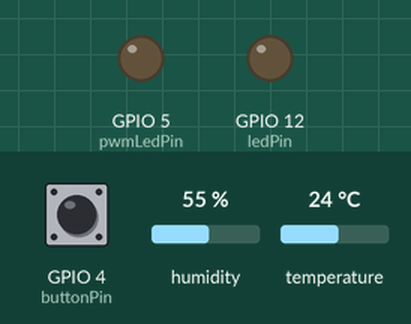
A sketch run on a simulated ESP8266 (NodeMCU). Parts: output pins drawn as LEDs (lit = HIGH). Inputs (shaded band) come from the test bench; at power-on: GPIO 4 (buttonPin) LOW, humidity 55 %, temperature 24 °C. WiFi joins after 1.5 s; servers stay silent unless stated.

Above: at 2.7 s.
2.8 s: GPIO 4 (buttonPin) pulled HIGH for 0.15 s
At 4.0 s:
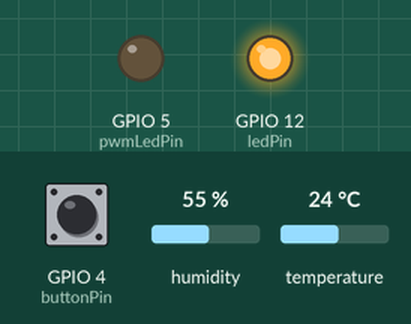
4.4 s: GPIO 4 (buttonPin) pulled HIGH for 1 s
At 5.3 s:
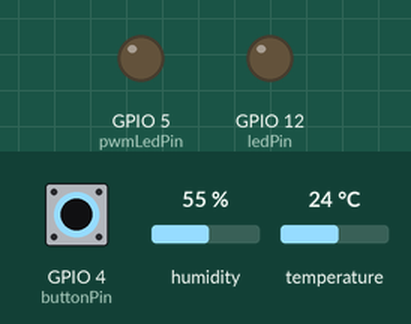
6.9 s: GPIO 4 (buttonPin) pulled HIGH for 3.2 s
At 8.4 s:
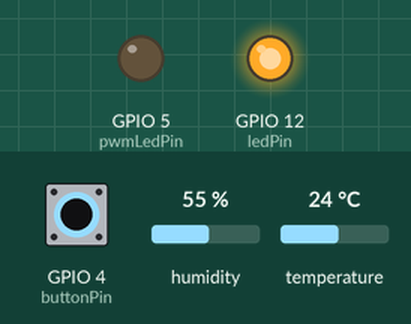
Timing chart, 0 to 9.9 s (numbered marks = the images above; inputs shaded):
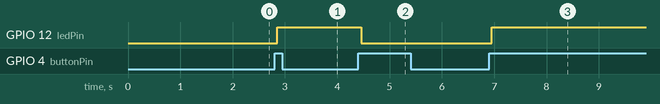

Measured:
- after the input at 2.8 s, GPIO 12 (ledPin): LOW → HIGH after 0.05 s
- after the input at 4.4 s, GPIO 12 (ledPin): HIGH → LOW after 0.05 s
- after the input at 6.9 s, GPIO 12 (ledPin): LOW → HIGH after 0.05 s

The sketch:

4.7_Tugas.ino
```cpp
#include <ESP8266WiFi.h>
#include <ESPAsyncTCP.h>
#include <ESPAsyncWebServer.h>
#include <DHT.h>

const char* ssid = "E";
const char* password = "88888888";

// Konfigurasi Pin Praktikum 1 & Tugas 4.7
const byte dhtPin = 2;        // D4 (GPIO 2)
const byte buttonPin = 4;     // D2 (GPIO 4)
const byte ledPin = 12;       // D6 (GPIO 12) - LED On/Off Utama
const byte pwmLedPin = 5;     // D1 (GPIO 5) - LED Dimmer (Tugas 4.7)

DHT dht(dhtPin, DHT22);

// Variabel Pelacak Status (State & Cache)
bool ledState = false;
String currentTemp = "--";
int buttonState;
int lastButtonState = LOW;
unsigned long lastDebounceTime = 0;
const unsigned long debounceDelay = 50;
unsigned long lastTime = 0;
String currentPwm = "0"; // Menyimpan nilai PWM terakhir untuk sinkronisasi web

AsyncWebServer server(80);
AsyncWebSocket ws("/ws");

// ---------------- HTML & JAVASCRIPT (FRONT-END) ----------------
const char index_html[] PROGMEM = R"rawliteral(
<!DOCTYPE html>
<html>
<head>
  <meta name="viewport" content="width=device-width, initial-scale=1">
  <title>Real-Time IoT Web</title>
  <style>
    body { font-family: Arial; text-align: center; background-color: #f9f9f9; }
    .card { background: white; margin: 20px auto; padding: 20px; max-width: 320px; border-radius: 10px; box-shadow: 0 4px 8px rgba(0,0,0,0.1); }
    button { padding: 15px 30px; font-size: 20px; border-radius: 5px; cursor: pointer; color: white; border: none; }
    .btn-on { background-color: #4CAF50; }
    .btn-off { background-color: #f44336; }
    input[type=range] { width: 100%; margin-top: 15px; }
  </style>
</head>
<body>
  <h1>Smart Room Dashboard</h1>

  <div class="card">
    <h2>Suhu: <span id="tempValue">--</span> &deg;C</h2>
  </div>

  <div class="card">
    <h2>LED Utama: <span id="ledStatus">OFF</span></h2>
    <button id="toggleBtn" class="btn-off" onclick="toggleLed()">Turn ON</button>
  </div>

  <!-- KARTU BARU UNTUK TUGAS 4.7 -->
  <div class="card">
    <h2>Dimmer LED (PWM)</h2>
    <p>Intensitas: <span id="pwmValue">0</span></p>
    <!-- Menggunakan event oninput agar transmisi data dikirim persis saat jari menggeser layar -->
    <input type="range" min="0" max="1023" value="0" id="pwmSlider" oninput="sendPWM(this.value)">
  </div>

  <script>
    var gateway = `ws://${window.location.hostname}/ws`;
    var websocket;

    window.addEventListener('load', onLoad);
    function onLoad(event) { initWebSocket(); }

    function initWebSocket() {
      websocket = new WebSocket(gateway);
      websocket.onopen    = onOpen;
      websocket.onclose   = onClose;
      websocket.onmessage = onMessage;
    }

    function onOpen(event) { console.log('WebSocket Terkoneksi'); }
    function onClose(event) { setTimeout(initWebSocket, 2000); }

    function toggleLed(){
      websocket.send('toggle');
    }

    // FUNGSI JAVASCRIPT BARU (TUGAS 4.7)
    function sendPWM(value) {
      document.getElementById('pwmValue').innerHTML = value; // Perbarui angka teks di layar
      websocket.send('pwm,' + value); // Kirimkan format paket "pwm,angka" ke NodeMCU
    }

    function onMessage(event) {
      var dataObj = JSON.parse(event.data);

      if(dataObj.suhu !== undefined) {
         document.getElementById('tempValue').innerHTML = dataObj.suhu;
      }

      if(dataObj.led !== undefined) {
         var btn = document.getElementById('toggleBtn');
         var status = document.getElementById('ledStatus');
         if(dataObj.led == "1"){
           status.innerHTML = "ON";
           btn.innerHTML = "Turn OFF";
           btn.className = "btn-on";
         } else {
           status.innerHTML = "OFF";
           btn.innerHTML = "Turn ON";
           btn.className = "btn-off";
         }
      }

      // Sinkronisasi posisi slider jika halaman di-refresh / dibuka dari HP lain
      if(dataObj.pwm !== undefined) {
         document.getElementById('pwmSlider').value = dataObj.pwm;
         document.getElementById('pwmValue').innerHTML = dataObj.pwm;
      }
    }
  </script>
</body>
</html>
)rawliteral";

// ---------------- BACK-END & WEBSOCKET LOGIC ----------------

void notifyClients() {
  String jsonString = "{\"led\":\"" + String(ledState ? 1 : 0) + "\", ";
  jsonString += "\"suhu\":\"" + currentTemp + "\", ";
  jsonString += "\"pwm\":\"" + currentPwm + "\"}"; // Menyisipkan state PWM
  ws.textAll(jsonString);
}

void handleWebSocketMessage(void *arg, uint8_t *data, size_t len) {
  AwsFrameInfo *info = (AwsFrameInfo*)arg;
  if (info->final && info->index == 0 && info->len == len && info->opcode == WS_TEXT) {
    data[len] = 0;
    String message = (char*)data;

    // Logika 1: Kendali LED Utama (Praktikum 1)
    if (message == "toggle") {
      ledState = !ledState;
      notifyClients();
    }

    // Logika 2: Kendali Dimmer Slider (Tugas 4.7)
    else if (message.startsWith("pwm,")) {
      // Potong string mulai dari indeks ke-4 (setelah kata "pwm,")
      String pwmValueStr = message.substring(4);

      // Ubah teks angka menjadi integer murni
      int pwmValue = pwmValueStr.toInt();

      // Simpan state & eksekusi fitur analogWrite (PWM) untuk meredup/terangkan LED
      currentPwm = pwmValueStr;
      analogWrite(pwmLedPin, pwmValue);
    }
  }
}

void onEvent(AsyncWebSocket *server, AsyncWebSocketClient *client, AwsEventType type,
             void *arg, uint8_t *data, size_t len) {
  switch (type) {
    case WS_EVT_CONNECT:
      notifyClients(); // Kirim semua data (termasuk posisi slider) ke klien baru
      break;
    case WS_EVT_DISCONNECT:
      break;
    case WS_EVT_DATA:
      handleWebSocketMessage(arg, data, len);
      break;
  }
}

void setup() {
  Serial.begin(115200);

  pinMode(buttonPin, INPUT);

  pinMode(ledPin, OUTPUT);
  digitalWrite(ledPin, LOW);

  // INISIALISASI PIN PWM (Tugas 4.7)
  pinMode(pwmLedPin, OUTPUT);
  analogWrite(pwmLedPin, 0); // Pastikan LED mati saat NodeMCU pertama menyala

  dht.begin();

  WiFi.mode(WIFI_STA);
  WiFi.begin(ssid, password);
  while (WiFi.status() != WL_CONNECTED) { delay(500); }

  server.on("/", HTTP_GET, [](AsyncWebServerRequest *request){
    request->send_P(200, "text/html", index_html);
  });

  ws.onEvent(onEvent);
  server.addHandler(&ws);
  server.begin();
}

void loop() {
  ws.cleanupClients();

  // Eksekusi perangkat keras LED Utama
  digitalWrite(ledPin, ledState ? HIGH : LOW);

  // Baca Tombol Fisik (Debounce)
  int reading = digitalRead(buttonPin);
  if (reading != lastButtonState) {
    lastDebounceTime = millis();
  }
  if ((millis() - lastDebounceTime) > debounceDelay) {
    if (reading != buttonState) {
      buttonState = reading;
      if (buttonState == HIGH) {
        ledState = !ledState;
        notifyClients();
      }
    }
  }
  lastButtonState = reading;

  // Baca DHT
  if ((millis() - lastTime) > 3000) {
    float t = dht.readTemperature();
    if(!isnan(t)) {
      currentTemp = String(t);
      notifyClients();
    }
    lastTime = millis();
  }
}
```
